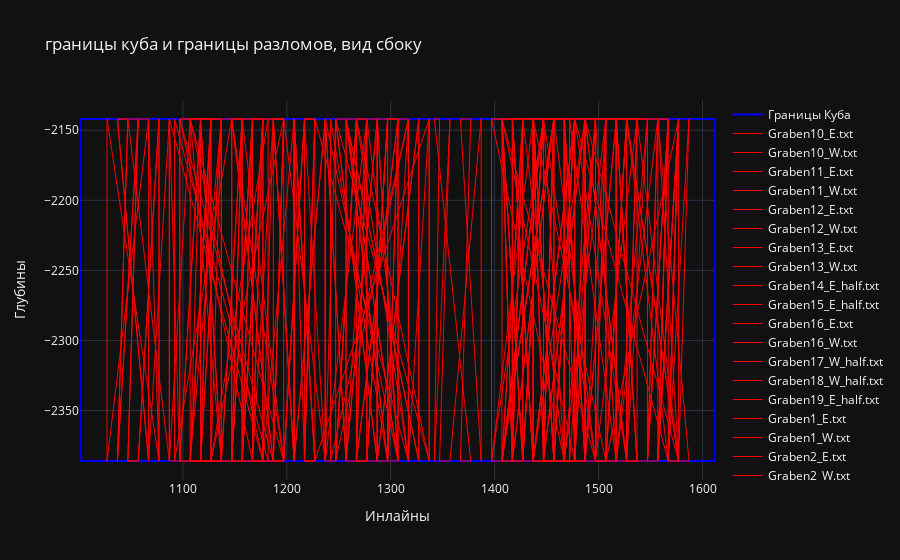

Notebook cell for this chart:
### Code cell
plot_verh(poligon_cub_sboky, polygons_xz, 1)
